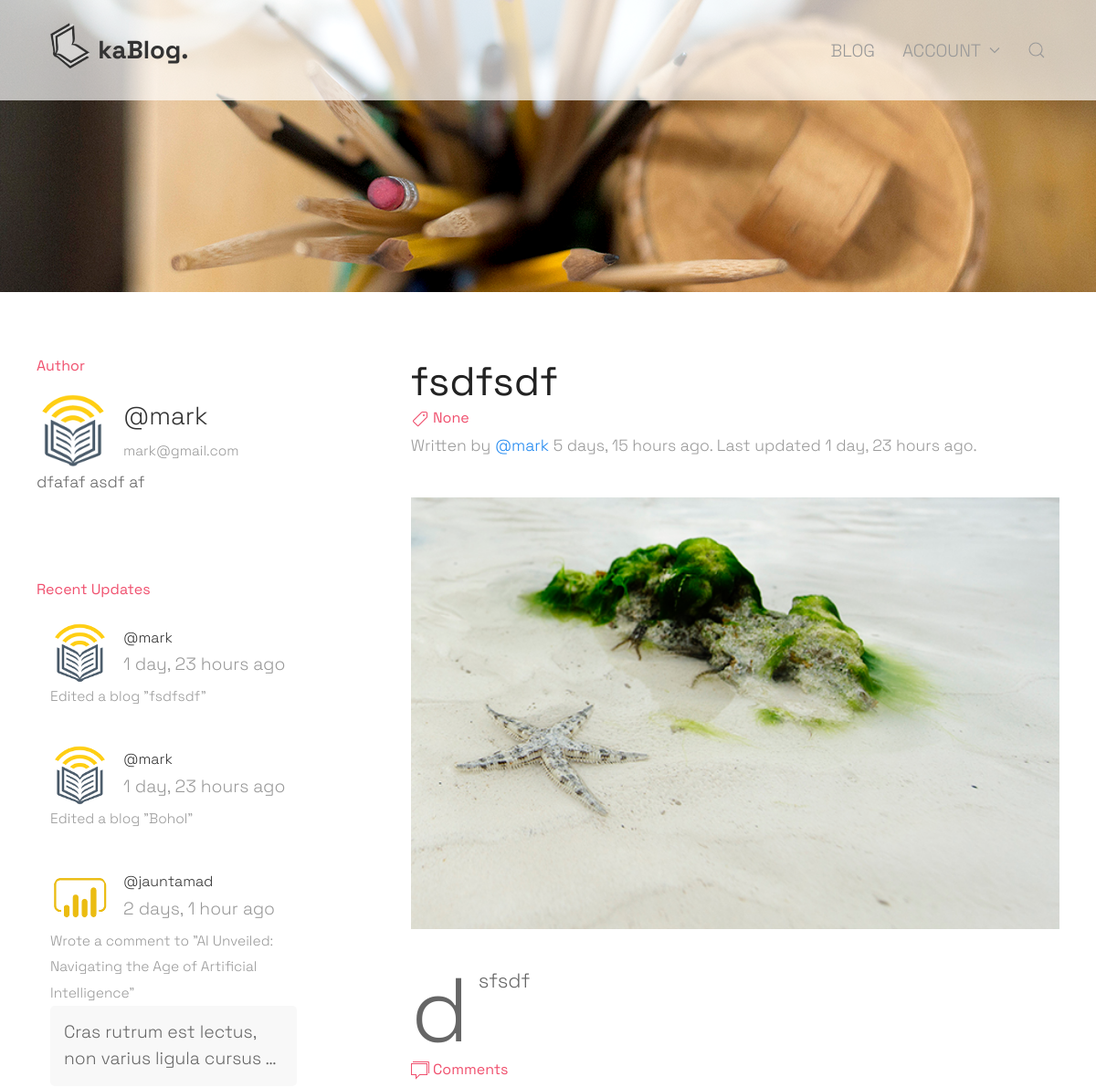
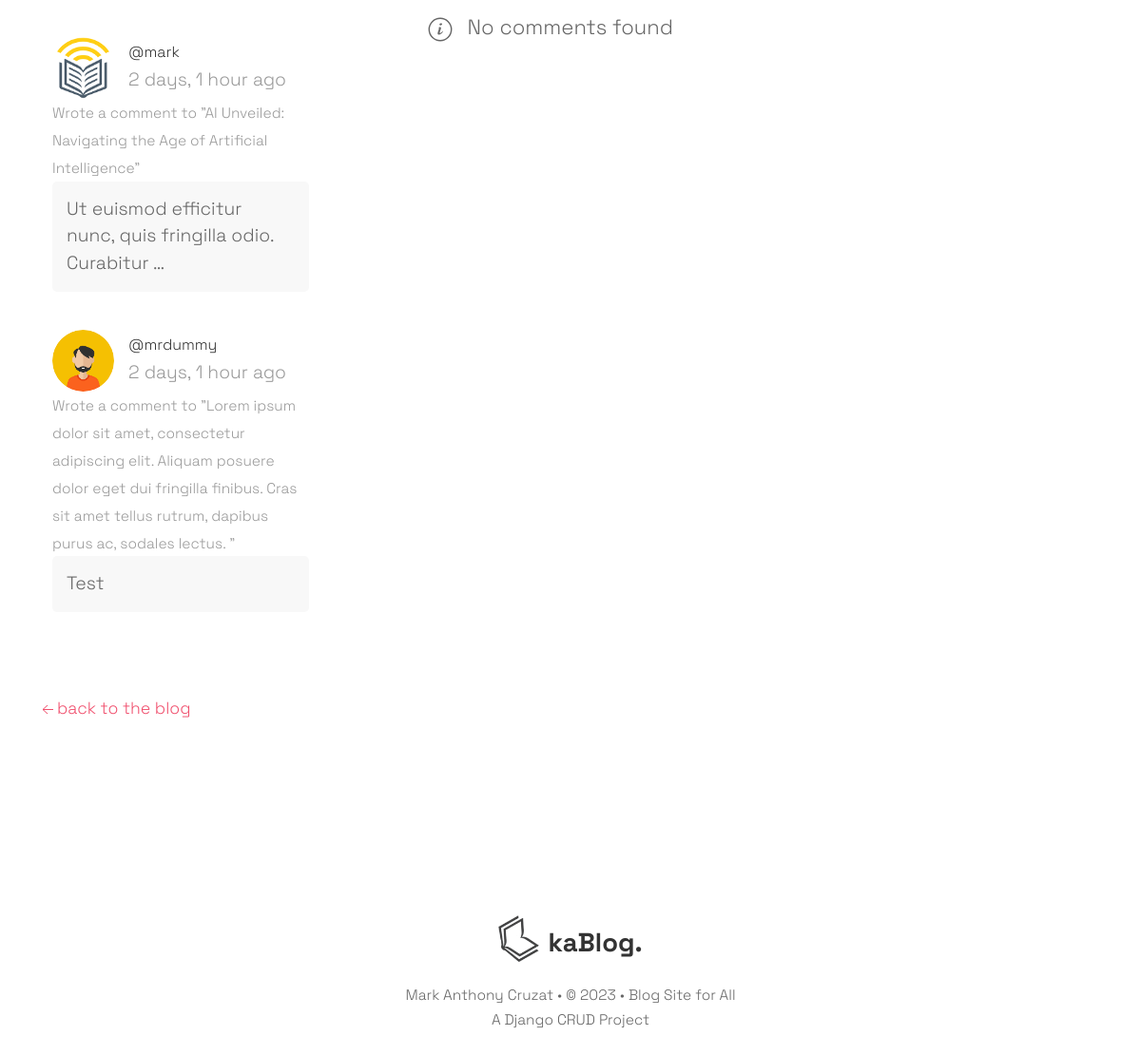
The app's page /blog/2/ with its own data (2 pictures, top to bottom).
### blog/models.py (models this page shows, shortened)
class Blog(models.Model):
    author = models.ForeignKey(User, on_delete=models.SET_NULL, null=True)
    participants = models.ManyToManyField(User, related_name="participants", blank=True)
    topic = models.ForeignKey(Topic, on_delete=models.SET_NULL, null=True)
    title = models.CharField(max_length=200)
    description = models.TextField(null=True, blank=True)
    updated = models.DateTimeField(auto_now=True)
    created = models.DateTimeField(auto_now_add=True)
    featured_image=models.ImageField(null=True, blank=True, verbose_name='Featured image', upload_to = user_directory_path)
    isupdated=models.BooleanField(default=False)
    """ class Meta:
        ordering = ["-updated", "-created"] """

class Topic(models.Model):
    name = models.CharField(max_length=200)
    def __str__(self):
        return self.name

### creds/models.py (models this page shows)
class User(AbstractUser):
    name=models.CharField(max_length=200, null=True, verbose_name='Full Name')
    email=models.EmailField(verbose_name="Email address", max_length=255, unique=True,)
    bio=models.TextField(null=True, blank=True)
    avatar=models.ImageField(null=True, verbose_name='Profile piture', upload_to = user_directory_path, default='avatar.png')
    USERNAME_FIELD="email"
    REQUIRED_FIELDS=[]

### blog/views.py (the view)
# urls.py: path("blog/<int:pk>/", blog, name="page-blog"),
def blog(request, pk):
    blog = Blog.objects.get(id=pk)
    topic=blog.topic
    if request.method == "POST":
        comment = Comment.objects.create(author=request.user, blog=blog, comment=request.POST.get("comment"))
        blog.participants.add(request.user)
        messages.success(request, f"Comment has been successfully created." )
        return redirect("page-blog", pk=blog.id)
    related_posts=Blog.objects.filter(topic__name__iexact=topic).exclude(id=pk)[:10]
    participants = blog.participants.all()
    comments = blog.comment_set.all().order_by('-created')  # ordering is defined in the model directly
    recent=getRecentActivity()
    context = {
        "blog": blog,
        "comments": comments,
        "participants": participants,
        "related_posts": related_posts,
        "recent":recent,
        'pagetitle':blog.title,
        'showcomment_btn':True
    }
    return render(request, "blog/blog.html", context)

### blog/views.py (called while the page is built)
def getRecentActivity():
    qsBlog = Blog.objects.all().values('id', 'author', 'author__username', 'author__avatar', 'created', 'updated', 'isupdated', 'title').annotate(comment=Value(''), action1=Value('Posted a blog'), action2=Value('Edited a blog'))
    qsComment = Comment.objects.all().values('blog__id', 'author', 'author__username', 'author__avatar', 'created', 'updated', 'isupdated', 'blog__title', 'comment').annotate(action1=Value('Wrote a comment to'), action2=Value('Edited a comment'))
    recent=qsBlog.union(qsComment).order_by('-updated', '-created')[:5]
    return recent

### blog/templates/blog/blog.html (shortened to what this page needs)
{% extends 'base.html' %}
{% block pageheading %}
  {% include 'pageheading-small.html' %}
  {% block navigation %}
    {% include 'navigation.html' %}
  {% endblock %}
{% endblock %}
{% block sidebar %}
    <div>
        <h5 class="uk-text-danger">Author</h5>
        <ul class="uk-comment-list">
            <li>
                <article class="uk-comment" role="comment">
                    <header class="uk-comment-header">
                        <div class="uk-grid-small uk-flex-middle" uk-grid>
                            <div class="uk-width-auto">
                                <img class="uk-comment-avatar uk-border-circle" src="{{blog.author.avatar.url}}"
                                    width="80" height="80" alt="">
                            </div>
                            <section class="uk-width-expand">
                                <h5 class="uk-comment-title uk-margin-remove uk-link-reset"><a href="{% url 'user-profile' blog.author.id %}">@{{blog.author.username}}</a></h5>
                                <time class="uk-comment-meta mdc-text-tiny">{{blog.author.email}}</time>
                            </section>
                        </div>
                            <small class="uk-display-block">{{blog.author.bio|truncatewords_html:50}}</small>
                    </header>
                </article>
            </li>
        </ul>
    </div>
    {% include 'blog/list_sidebar_recentactivity.html' %}
    <small><a href="{% url 'page-blogs' %}" class="uk-text-danger mdc-link-no-line"><span uk-icon="icon: arrow-left"></span>back to the blog</a></small>
{% endblock %}
{% block content %}
    <section class="uk-margin-medium-bottom">
        <small class="uk-text-muted"><h5 class="uk-text-danger uk-margin-remove-bottom"><span uk-icon="tag"></span> {{blog.topic|title}}</h5>
            Written by <a href="{% url 'user-profile' blog.author.id %}">@{{ blog.author.username }}</a> {{ blog.created|timesince }} ago.
            {%if blog.isupdated%}
            Last updated {{blog.updated|timesince}} ago.
            {%endif%}
        </small>
    </section>
    <div id="wrapper-content" class="uk-text-justify margin-bottom-medium">
      {% if blog.featured_image %}
          <img src="{{blog.featured_image.url}}" alt="" class="uk-width-expand uk-margin-medium-bottom uk-display-block">
      {% endif %}
      <div class="uk-dropcap">
        {{ blog.description|linebreaksbr }}
      </div>
    </div>
    <div>
       <div id="section-list-comments" class="uk-margin-large-top uk-display-block">
        <h5 class="uk-text-danger"><span uk-icon="icon: comments"></span> Comments</h5>
        <ul class="uk-comment-list" uk-scrollspy="cls: uk-animation-fade; target: .uk-comment; delay: 200;">
            {% for comment in comments %}
            <li>
                <article class="uk-comment" role="comment">
                    <header class="uk-comment-header">
                        <div class="uk-grid-small uk-flex-middle" uk-grid>
                            <div class="uk-width-auto">
                                <img class="uk-comment-avatar uk-border-circle" src="{{comment.author.avatar.url}}"
                                    width="80" height="80" alt="">
                            </div>
                            <section class="uk-width-expand">
                                <h4 class="uk-comment-title uk-margin-remove uk-link-reset"><a
                                        href="{% url 'user-profile' comment.author.id %}">@{{ comment.author.username }}</a></h4>
                                <small class="uk-comment-meta">Posted {{ comment.created|timesince }} ago.
                                  {%if comment.isupdated%}
                                    Last updated {{comment.updated|timesince}} ago.
                                  {%endif%}
                                </small>
                                {% if request.user == comment.author %}
                                <small class="uk-comment-meta uk-display-block mdc-text-tiny"><a class="mdc-link-no-line" href="{% url 'update-comment' comment.blog.id comment.id %}#section-form-comment">✏️ Edit</a> <a class="delete-comment mdc-link-no-line uk-margin-small-left" data-postType="comment" data-title="{{comment.comment|linebreaksbr|truncatewords:10}}" href="{% url 'delete-comment' comment.blog.id comment.id %}">❌ Delete</a></small>
                                {% endif %}
                            </section>
                        </div>
                    </header>
                    <div class="uk-comment-body uk-text-small uk-text-justify">
                        {{ comment.comment|linebreaksbr }}
                    </div>
                </article>
            </li>
            {%empty%}
            <li data-topic="{{blog.topic}}" data-size="small">
              <div class="uk-width-expand uk-text-medium">
                  <span class="uk-margin-small-right" uk-icon="icon: info; ratio: 1.3"></span> No comments found
              </div>
            </li>
          {% endfor %}
        </ul>
       </div>
    </div>
{% endblock %}

### templates/base.html (shortened to what this page needs)
<!DOCTYPE html>
<html lang="en">
    {% load static %}
<head>
    <link rel="stylesheet" href="{% static 'styles/uikit.css' %}" />
    <link rel="stylesheet" href="{% static 'styles/custom.css' %}">
</head>
<body>
    <main class="uk-grid-medium" uk-grid uk-filter="target: .js-filter">
        <header class="uk-width-1-1">
            {% block pageheading %}
            {% endblock pageheading %}
        </header>
        <aside class="uk-width-1-3@m uk-width-1-4@xl uk-visible@m">
            <div class="uk-card-body uk-position-z-index" uk-sticky="end: #wrapper-content; offset: 0">
                <div class="uk-grid-large" uk-grid>
                    {% block sidebar %}
                    {% endblock sidebar %}
                </div>
            </div>
        </aside>
        <div id="wrapper-content" class="uk-width-expand@m">
            <div class="uk-card-body">
                {%if pagetitle%}
                <h2 class="uk-text-secondary uk-margin-remove-bottom uk-margin-remove-top">{{ pagetitle }}</h2>
                {%endif%}
                {% block content %}
                {% endblock content %}
            </div>
        </div>
        <footer class="uk-width-1-1 uk-text-center uk-text-small uk-margin-remove-top">
            <div class="uk-height-small"></div>
            <div class="uk-card-body uk-padding-remove-top">
                <a class="uk-navbar-item uk-logo" href="{% url 'page-blogs' %}" aria-label="Back to Home"><img src="{% static 'images/logov3.png' %}"
                        class="uk-margin-remove-right uk-margin-small-bottom mdc-logo-small" alt="kaBlog.">
                    <h4 class="uk-margin-remove uk-text-bold">kaBlog.</h4>
                </a>
                <small class="uk-margin-remove-bottom">Mark Anthony Cruzat • © 2023 • Blog Site for All</small>
                <small class="uk-margin-remove-bottom uk-display-block">A Django CRUD Project</small>
            </div>
        </footer>
    </main>
</body>
</html>

### templates/pageheading-small.html (shortened to what this page needs)
{% load static %}
<div id="image-header" class="mdc-header-image _small uk-flex uk-flex-center uk-flex-middle uk-background-cover uk-padding-small uk-padding-remove-bottom" data-src="{% static 'images/o2.jpg' %}" uk-img>
</div>

### templates/navigation.html (shortened to what this page needs)
{% load static %}
<div class="mdc-semi-transparent uk-position-top">
    <nav class="uk-navbar-container uk-navbar-transparent uk-padding-small"
        uk-sticky="end: #image-header">
        <div uk-navbar class="uk-margin-medium-left uk-margin-medium-right">
            <div class="uk-navbar-left">
                <a class="uk-navbar-item uk-logo" href="/" aria-label="Back to Home"><img
                        src="{% static 'images/logov3.png' %}"
                        class="uk-margin-remove-right uk-margin-small-bottom mdc-logo-small"
                        alt="kaBlog.">
                    <h4 class="uk-margin-remove uk-text-bold">kaBlog.</h4>
                </a>
            </div>
            <div class="uk-navbar-right">
                <ul class="uk-navbar-nav uk-visible@m">
                    {% if request.user.is_authenticated %}
                    <li>
                        <a href="{% url 'page-blogs' %}">Blog<span uk-navbar-parent-icon></span></a>
                        <div class="uk-navbar-dropdown">
                            <ul class="uk-nav uk-navbar-dropdown-nav">
                                <li><a href="{% url 'new-blog' %}">New Blog</a></li>
                            </ul>
                        </div>
                    </li>
                    {% else %}
                    <li><a href="{% url 'page-blogs' %}">Blog</a></li>
                    {% endif %}
                    <li>
                        <a href="#">Account<span uk-navbar-parent-icon></span></a>
                    </li>
                </ul>
                <div>
                    <a class="uk-navbar-toggle" href="#modal-full" uk-search-icon uk-toggle></a>
                </div>
            </div>
    </nav>
</div>

### blog/templates/blog/list_sidebar_recentactivity.html (shortened to what this page needs)
{% if recent|length %}
{% load static %}
<div>
<h5 class="uk-text-danger uk-margin-remove-bottom">Recent Updates</h5>
<ul class="uk-comment-list uk-margin-remove-top">
  {% for activity in recent %}
    <li class="uk-margin-small-top">
        <article class="uk-padding-small" role="comment">
            <header class="uk-comment-header uk-margin-remove-bottom">
                <div class="uk-grid-small uk-flex-middle" uk-grid>
                    <div class="uk-width-auto">
                        <img class="uk-comment-avatar uk-border-circle" src="{% get_media_prefix %}{{ activity.author__avatar }}"
                            width="65" height="65" alt="">
                    </div>
                    <section class="uk-width-expand">
                        <h5 class="uk-margin-remove uk-link-reset"><a
                                href="{% url 'user-profile' activity.author %}">@{{ activity.author__username }}</a></h5>
                        <time class="uk-comment-meta uk-text-small">{{ activity.updated|timesince }} ago</time>
                    </section>
                </div>
            </header>
            <div class="uk-comment-body uk-text-small">
              <small class="uk-text-muted">
                {% if activity.isupdated %}
                  {{activity.action2}}
                {% else %}
                {{activity.action1}}
                {% endif %}
                "{{activity.title}}"</small>
              {% if activity.comment%}
                  <p class="uk-margin-remove uk-padding-small uk-border-rounded uk-background-muted">{{ activity.comment|truncatewords_html:8}}</p>
              {% endif %}
            </div>
        </article>
    </li>
    {% endfor %}
</ul>
</div>
{% endif %}

### static/styles/custom.css (style rules this page uses)
* { box-sizing: border-box; font-family: 'Space Grotesk', sans-serif !important; font-weight: 300; }
html { font-size: clamp(16px, 3.5vw, 22px); line-height: 1.5em; }
.mdc-header-image { height: max(700px, 42vw) }
.mdc-header-image._small { height: max(320px, 18vw) }
.uk-logo * { font-weight: 700 !important; }
.mdc-semi-transparent { background-color: transparent; }
.mdc-semi-transparent .uk-navbar-container, .mdc-semi-transparent .uk-navbar-dropdown.uk-drop { background-color: #ffffffad; }
.mdc-link-no-line a, a.mdc-link-no-line { text-decoration: none; }
.mdc-logo-small { width: 2rem; }
.mdc-text-tiny, .mdc-text-tiny * { font-size: .7rem !important; }

### records on screen
Blog: author.avatar (picture), author.username "mark", author.email "mark@gmail.com", author.bio "dfafaf asdf af", author__username "mark", updated "1 day, 23 hours", action2 "Edited a blog", title "fsdfsdf", topic "None", created "5 days, 15 hours", featured_image (picture), description "dsfsdf"
Blog: author__username "mark", updated "1 day, 23 hours", action2 "Edited a blog", title "Bohol"
Blog: shows a picture, author__username "jauntamad", updated "2 days, 1 hour", action1 "Wrote a comment to", title "AI Unveiled: Navigating the Age of Artificial Intelligence", comment "Cras rutrum est lectus, non varius ligula cursus …", author__username "mark", comment "Ut euismod efficitur nunc, quis fringilla odio. Curabitur …"
Blog: shows a picture, author__username "mrdummy", updated "2 days, 1 hour", action1 "Wrote a comment to", title "Lorem ipsum dolor sit amet, consectetur adipiscing elit. Aliquam posuere dolor eget dui fringilla finibus. Cras sit amet tellus rutrum, dapibus purus ac, sodales lectus.", comment "Test"
